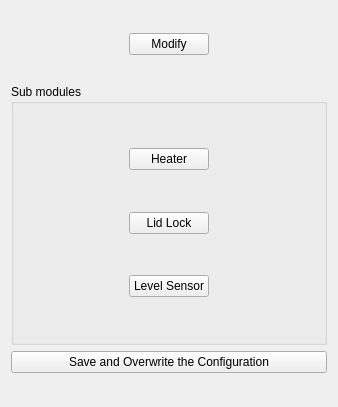
<?xml version="1.0" encoding="UTF-8"?>
<ui version="4.0">
 <class>SystemTracking::CRetortConfiguration</class>
 <widget class="QWidget" name="SystemTracking::CRetortConfiguration">
  <property name="geometry">
   <rect>
    <x>0</x>
    <y>0</y>
    <width>338</width>
    <height>407</height>
   </rect>
  </property>
  <property name="windowTitle">
   <string>Form</string>
  </property>
  <layout class="QGridLayout" name="gridLayout_2">
   <item row="0" column="1">
    <spacer name="verticalSpacer_5">
     <property name="orientation">
      <enum>Qt::Vertical</enum>
     </property>
     <property name="sizeHint" stdset="0">
      <size>
       <width>20</width>
       <height>40</height>
      </size>
     </property>
    </spacer>
   </item>
   <item row="1" column="1">
    <widget class="QPushButton" name="modifyRetort">
     <property name="text">
      <string>Modify</string>
     </property>
    </widget>
   </item>
   <item row="1" column="0">
    <spacer name="horizontalSpacer_3">
     <property name="orientation">
      <enum>Qt::Horizontal</enum>
     </property>
     <property name="sizeHint" stdset="0">
      <size>
       <width>40</width>
       <height>20</height>
      </size>
     </property>
    </spacer>
   </item>
   <item row="1" column="2">
    <spacer name="horizontalSpacer_4">
     <property name="orientation">
      <enum>Qt::Horizontal</enum>
     </property>
     <property name="sizeHint" stdset="0">
      <size>
       <width>40</width>
       <height>20</height>
      </size>
     </property>
    </spacer>
   </item>
   <item row="5" column="1">
    <spacer name="verticalSpacer_7">
     <property name="orientation">
      <enum>Qt::Vertical</enum>
     </property>
     <property name="sizeHint" stdset="0">
      <size>
       <width>20</width>
       <height>40</height>
      </size>
     </property>
    </spacer>
   </item>
   <item row="2" column="1">
    <spacer name="verticalSpacer_6">
     <property name="orientation">
      <enum>Qt::Vertical</enum>
     </property>
     <property name="sizeHint" stdset="0">
      <size>
       <width>20</width>
       <height>40</height>
      </size>
     </property>
    </spacer>
   </item>
   <item row="3" column="0" colspan="3">
    <widget class="QGroupBox" name="groupBox">
     <property name="title">
      <string>Sub modules</string>
     </property>
     <layout class="QGridLayout" name="gridLayout">
      <item row="1" column="2">
       <spacer name="horizontalSpacer_2">
        <property name="orientation">
         <enum>Qt::Horizontal</enum>
        </property>
        <property name="sizeHint" stdset="0">
         <size>
          <width>40</width>
          <height>20</height>
         </size>
        </property>
       </spacer>
      </item>
      <item row="3" column="1">
       <widget class="QPushButton" name="modifyLidLock">
        <property name="text">
         <string>Lid Lock</string>
        </property>
       </widget>
      </item>
      <item row="4" column="1">
       <spacer name="verticalSpacer_3">
        <property name="orientation">
         <enum>Qt::Vertical</enum>
        </property>
        <property name="sizeHint" stdset="0">
         <size>
          <width>20</width>
          <height>40</height>
         </size>
        </property>
       </spacer>
      </item>
      <item row="2" column="1">
       <spacer name="verticalSpacer_2">
        <property name="orientation">
         <enum>Qt::Vertical</enum>
        </property>
        <property name="sizeHint" stdset="0">
         <size>
          <width>20</width>
          <height>40</height>
         </size>
        </property>
       </spacer>
      </item>
      <item row="1" column="1">
       <widget class="QPushButton" name="modifyHeater">
        <property name="text">
         <string>Heater</string>
        </property>
       </widget>
      </item>
      <item row="5" column="1">
       <widget class="QPushButton" name="modifyLevelSensor">
        <property name="text">
         <string>Level Sensor</string>
        </property>
       </widget>
      </item>
      <item row="1" column="0">
       <spacer name="horizontalSpacer">
        <property name="orientation">
         <enum>Qt::Horizontal</enum>
        </property>
        <property name="sizeHint" stdset="0">
         <size>
          <width>40</width>
          <height>20</height>
         </size>
        </property>
       </spacer>
      </item>
      <item row="0" column="1">
       <spacer name="verticalSpacer">
        <property name="orientation">
         <enum>Qt::Vertical</enum>
        </property>
        <property name="sizeHint" stdset="0">
         <size>
          <width>20</width>
          <height>40</height>
         </size>
        </property>
       </spacer>
      </item>
      <item row="6" column="1">
       <spacer name="verticalSpacer_4">
        <property name="orientation">
         <enum>Qt::Vertical</enum>
        </property>
        <property name="sizeHint" stdset="0">
         <size>
          <width>20</width>
          <height>40</height>
         </size>
        </property>
       </spacer>
      </item>
     </layout>
    </widget>
   </item>
   <item row="4" column="0" colspan="3">
    <widget class="QPushButton" name="finalizeConfigBtn">
     <property name="text">
      <string>Save and Overwrite the Configuration</string>
     </property>
    </widget>
   </item>
  </layout>
 </widget>
 <resources/>
 <connections/>
</ui>
